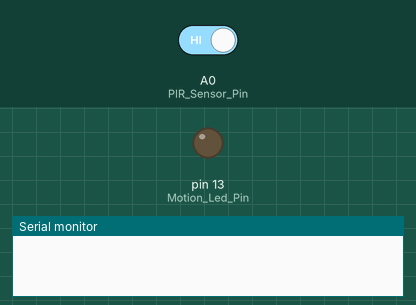
A sketch run on a simulated Arduino Uno, built with avr-gcc and run on an emulated ATmega328P. On the bench: output pins drawn as LEDs (lit = HIGH), the last lines printed to the serial monitor. The test bench sets the inputs (shaded band); at power-on: A0 (PIR_Sensor_Pin) HIGH.

Above: at 1.2 s.
1.3 s: A0 (PIR_Sensor_Pin) driven LOW
At 2.5 s:
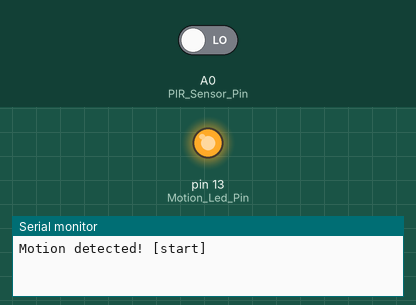
2.8 s: A0 (PIR_Sensor_Pin) driven HIGH
At 3.8 s:
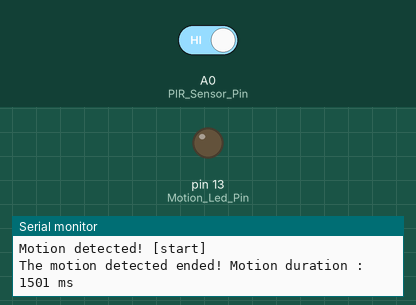
Timing chart, 0 to 5.8 s (numbered marks = the images above; inputs shaded):
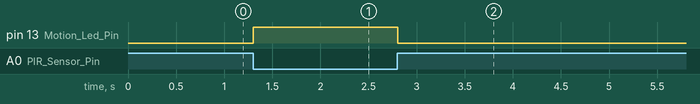

Measured:
- after the input at 1.3 s, pin 13 (Motion_Led_Pin): LOW → HIGH at once
- after the input at 2.8 s, pin 13 (Motion_Led_Pin): HIGH → LOW at once

The sketch:

bewegungserkennung.ino
```cpp
//Made By TrustFm for Hw2Sw.com

int Motion_Led_Pin = 13;                // choose the pin for the LED
int PIR_Sensor_Pin = A0;                 // choose the input pin (for PIR sensor)
boolean Motion_Already_Detected = false;// we start, assuming that no motion is detected
int PIR_Sensor_Status = 0;              // variable for reading the current PIR_Sensor_Status
unsigned long Duration_Of_Motion;
String Message;

void setup() {
  pinMode(Motion_Led_Pin, OUTPUT);      // declare LED as output
  pinMode(PIR_Sensor_Pin, INPUT);     // declare sensor as input

  Serial.begin(9600);
}

void loop(){

  PIR_Sensor_Status = digitalRead(PIR_Sensor_Pin);  // read PIR Sensor status

  if (PIR_Sensor_Status == LOW) {                     // if the PIR Sensor is low (motion)

    digitalWrite(Motion_Led_Pin, HIGH);  // turn LED ON
    if (Motion_Already_Detected  == false) { //If we did not have motion before -> then change the current motion state to true
      Serial.println("Motion detected! [start]");
      Motion_Already_Detected  = true;
      Duration_Of_Motion = millis();
    }

  } else {                     // if the PIR Sensor status is HIGH (no motion)

    digitalWrite(Motion_Led_Pin, LOW); // turn LED OFF
    if (Motion_Already_Detected  == true){ //We had motion before so -> change the current motion state to false
      Duration_Of_Motion = millis() - Duration_Of_Motion;

      Message = "The motion detected ended! Motion duration :  ";
      Message += Duration_Of_Motion;
      Message += " ms";
      Serial.println(Message);
      Motion_Already_Detected = false;
    }
  }
 delay(20);
}
```
